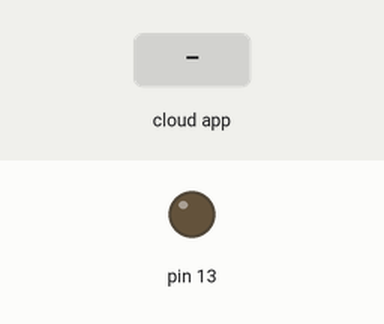
Recording of a sketch running on a simulated Arduino Uno, built with avr-gcc and run on an emulated ATmega328P. Parts: output pins drawn as LEDs (lit = HIGH). The inputs (shaded band) are chosen by the test bench. The ROS host is connected and sends only what is stated.

Above: at 1.2 s.
1.3 s: the phone or cloud app sets chatter to 45
At 1.8 s:
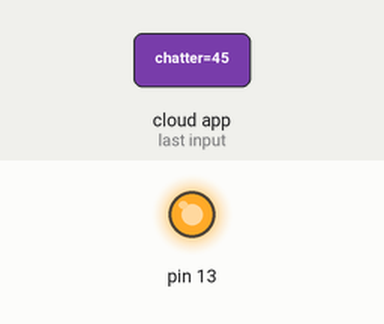
2.9 s: the phone or cloud app sets chatter to 0
At 4.2 s:
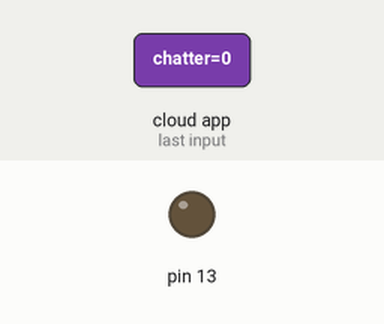
4.5 s: the phone or cloud app sets chatter to 90
At 5.7 s:
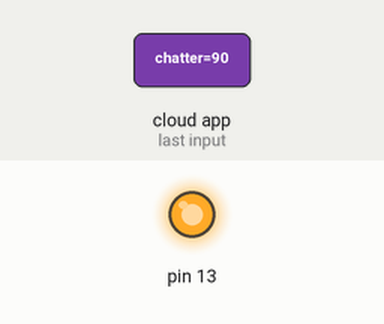
Timing chart, 0 to 7.5 s (numbered marks = the images above; inputs shaded):
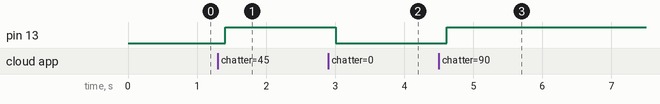

Measured:
- after the input at 1.3 s, pin 13: LOW → HIGH after 0.10 s
- after the input at 2.9 s, pin 13: HIGH → LOW after 0.11 s
- after the input at 4.5 s, pin 13: LOW → HIGH after 0.11 s

The sketch:

pub_sub.ino
```cpp
#include <ros.h>
#include <std_msgs/Int32.h>

ros::NodeHandle nh;

float var;

void messageCb(const std_msgs::Int32 &msg)
{
  var=msg.data;

  if(var > 10)
   digitalWrite(13, HIGH);   // blink the led
      else
   digitalWrite(13, LOW);   // turn off the led
}

ros::Subscriber<std_msgs::Int32> sub("/chatter", &messageCb);

void setup()
{
  pinMode(13, OUTPUT);
  nh.initNode();
  nh.subscribe(sub);
}

void loop()
{
  nh.spinOnce();
  delay(200);
}
```
